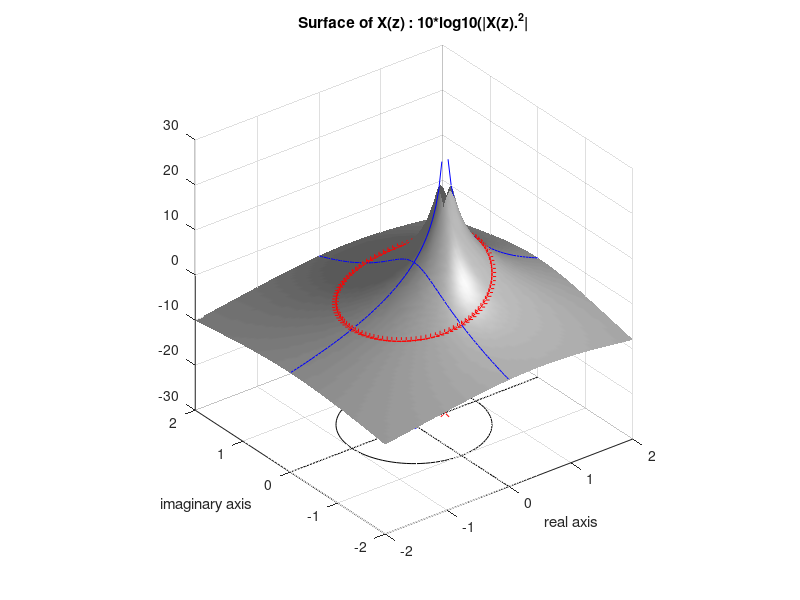
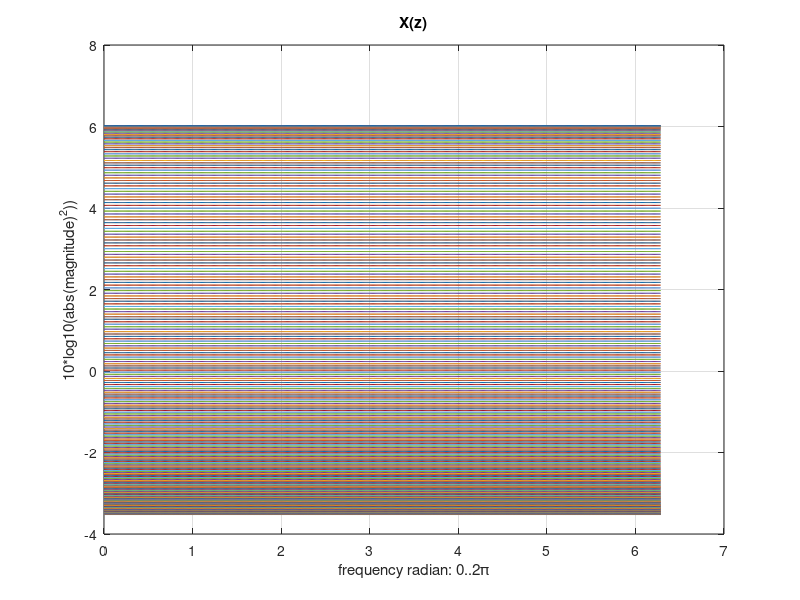

These charts were generated, in order, by the following MATLAB code:
% Lets plot H(z) = \frac{z}{z-0.5}
% We see that its a surface !

close all; clear all

[x,y]=meshgrid(-2.2:0.05:2.2);
% The actual complex values
zzz = x + j*y;

% Define the z-transform by its poles and zeros...
% One real pole
close all;
figure(1);

nn =[1];  zz=roots(nn);
if (isempty(zz) == 1)
  zz = [0];
end
  
dd = [1 -0.5]; pp=roots(dd);

% Evaluate the numerator and denominator at every grid point
numv = polyval(nn,zzz);
denv = polyval(dd,zzz);

% .. so the Z-transform is the ratio of the two
gg = numv ./ denv;

% Plot the surface
subplot(111)
% Note: vertical axis in dB (log scale) so zeros go to -Inf
surfl(x, y, 10*log10(abs(gg).^2))
shading interp
colormap(gray)
axis([-2 2 -2 2 -30 30])




hold on
% Add the unit circle
% Define the values of z around the unit circle
ww = exp(j*[0:100]*2*pi/100);
% Evaluate the ZT function on the unit circle
gw = polyval(nn,ww)./polyval(dd,ww);
% Plot a red line just above the surface around the unit circle
plot3(real(ww), imag(ww), 20*log10(abs(gw)),'r-+')
title('Surface of X(z) : 10*log10(|X(z).^2|');

% Add similar lines just above the surface for the Re and Im axes
uu = x(1,:);
gx = polyval(nn,uu)./polyval(dd,uu);
gy = polyval(nn,j*uu)./polyval(dd,j*uu);
plot3(uu, 0*uu, 20*log10(abs(gx)), 'b');
plot3(uu*0, uu, 20*log10(abs(gy)), 'b');

% Plot a 'flat' z-plane at height -30: axes and unit circle
plot3(uu*0, uu, -30*ones(1,length(uu)), 'k');
plot3(uu, 0*uu, -30*ones(1,length(uu)), 'k');
plot3(real(ww), imag(ww), -30*ones(1,length(ww)),'k')

% Add the actual poles and zeros on the 2D zplane
plot3(real(zz), imag(zz), [-30].*ones(length(real(zz))), 'ob')
plot3(real(pp), imag(pp), [-30].*ones(length(real(pp))), 'xr')
xlabel('real axis');
ylabel('imaginary axis');
% Now try spinning it in 3D to get a sense of the surface...
axis vis3d





% to plot power spectrum
figure(2);
w1=0:2*pi/511:2*pi;
Hresp = (abs(fft(nn,512))./abs(fft(dd,512)));
plot(w1,10*log10(Hresp.^2));
xlabel('frequency radian: 0..2\pi'); ylabel('10*log10(abs(magnitude)^2))');
title('X(z)');
grid on;

